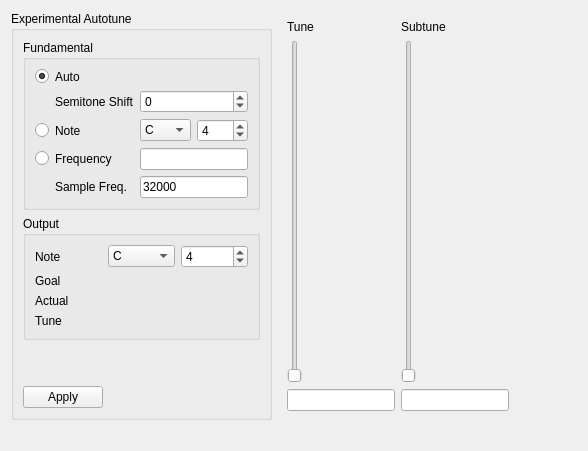
                       <widget class="QWidget" name="tuning_tab">
                        <attribute name="title">
                         <string>Tuning</string>
                        </attribute>
                        <layout class="QGridLayout" name="gridLayout_10">
                         <item row="1" column="1">
                          <widget class="QWidget" name="tune_control_box" native="true">
                           <layout class="QGridLayout" name="gridLayout_19">
                            <item row="0" column="1">
                             <widget class="QLabel" name="subtune_label">
                              <property name="text">
                               <string>Subtune</string>
                              </property>
                             </widget>
                            </item>
                            <item row="1" column="1">
                             <widget class="QSlider" name="subtune_slider">
                              <property name="maximum">
                               <number>255</number>
                              </property>
                              <property name="tracking">
                               <bool>false</bool>
                              </property>
                              <property name="orientation">
                               <enum>Qt::Vertical</enum>
                              </property>
                             </widget>
                            </item>
                            <item row="0" column="0">
                             <widget class="QLabel" name="tune_label">
                              <property name="text">
                               <string>Tune</string>
                              </property>
                             </widget>
                            </item>
                            <item row="1" column="0">
                             <widget class="QSlider" name="tune_slider">
                              <property name="maximum">
                               <number>255</number>
                              </property>
                              <property name="tracking">
                               <bool>false</bool>
                              </property>
                              <property name="orientation">
                               <enum>Qt::Vertical</enum>
                              </property>
                             </widget>
                            </item>
                            <item row="2" column="1">
                             <widget class="QLineEdit" name="subtune_setting"/>
                            </item>
                            <item row="2" column="0">
                             <widget class="QLineEdit" name="tune_setting"/>
                            </item>
                           </layout>
                          </widget>
                         </item>
                         <item row="3" column="3">
                          <widget class="QLabel" name="subtune_setting_label">
                           <property name="text">
                            <string/>
                           </property>
                          </widget>
                         </item>
                         <item row="3" column="2">
                          <widget class="QLabel" name="tune_setting_label">
                           <property name="text">
                            <string/>
                           </property>
                          </widget>
                         </item>
                         <item row="1" column="0">
                          <widget class="QGroupBox" name="tuning_box">
                           <property name="title">
                            <string>Experimental Autotune</string>
                           </property>
                           <layout class="QGridLayout" name="gridLayout_20">
                            <item row="0" column="0" colspan="3">
                             <widget class="QGroupBox" name="tuning_input_box">
                              <property name="title">
                               <string>Fundamental</string>
                              </property>
                              <layout class="QGridLayout" name="gridLayout_21">
                               <item row="2" column="2">
                                <widget class="QComboBox" name="tuning_manual_note">
                                 <item>
                                  <property name="text">
                                   <string>C</string>
                                  </property>
                                 </item>
                                 <item>
                                  <property name="text">
                                   <string>C#</string>
                                  </property>
                                 </item>
                                 <item>
                                  <property name="text">
                                   <string>D</string>
                                  </property>
                                 </item>
                                 <item>
                                  <property name="text">
                                   <string>D#</string>
                                  </property>
                                 </item>
                                 <item>
                                  <property name="text">
                                   <string>E</string>
                                  </property>
                                 </item>
                                 <item>
                                  <property name="text">
                                   <string>F</string>
                                  </property>
                                 </item>
                                 <item>
                                  <property name="text">
                                   <string>F#</string>
                                  </property>
                                 </item>
                                 <item>
                                  <property name="text">
                                   <string>G</string>
                                  </property>
                                 </item>
                                 <item>
                                  <property name="text">
                                   <string>G#</string>
                                  </property>
                                 </item>
                                 <item>
                                  <property name="text">
                                   <string>A</string>
                                  </property>
                                 </item>
                                 <item>
                                  <property name="text">
                                   <string>A#</string>
                                  </property>
                                 </item>
                                 <item>
                                  <property name="text">
                                   <string>B</string>
                                  </property>
                                 </item>
                                </widget>
                               </item>
                               <item row="3" column="0">
                                <widget class="QRadioButton" name="tuning_use_manual_freq">
                                 <property name="text">
                                  <string/>
                                 </property>
                                 <property name="checkable">
                                  <bool>true</bool>
                                 </property>
                                </widget>
                               </item>
                               <item row="2" column="1">
                                <widget class="QLabel" name="tuning_manual_note_label">
                                 <property name="text">
                                  <string>Note</string>
                                 </property>
                                </widget>
                               </item>
                               <item row="2" column="0">
                                <widget class="QRadioButton" name="tuning_use_manual_note">
                                 <property name="text">
                                  <string/>
                                 </property>
                                </widget>
                               </item>
                               <item row="3" column="1">
                                <widget class="QLabel" name="tuning_manual_freq_label">
                                 <property name="text">
                                  <string>Frequency</string>
                                 </property>
                                </widget>
                               </item>
                               <item row="2" column="3">
                                <widget class="QSpinBox" name="tuning_manual_octave">
                                 <property name="value">
                                  <number>4</number>
                                 </property>
                                </widget>
                               </item>
                               <item row="0" column="0">
                                <widget class="QRadioButton" name="tuning_use_auto_freq">
                                 <property name="text">
                                  <string/>
                                 </property>
                                 <property name="checked">
                                  <bool>true</bool>
                                 </property>
                                </widget>
                               </item>
                               <item row="4" column="2" colspan="2">
                                <widget class="QLineEdit" name="tuning_sample_freq">
                                 <property name="text">
                                  <string>32000</string>
                                 </property>
                                </widget>
                               </item>
                               <item row="3" column="2" colspan="2">
                                <widget class="QLineEdit" name="tuning_manual_freq"/>
                               </item>
                               <item row="0" column="1">
                                <widget class="QLabel" name="tuning_auto_label">
                                 <property name="text">
                                  <string>Auto</string>
                                 </property>
                                </widget>
                               </item>
                               <item row="0" column="2" colspan="2">
                                <widget class="QLabel" name="tuning_auto_freq">
                                 <property name="sizePolicy">
                                  <sizepolicy hsizetype="Minimum" vsizetype="Preferred">
                                   <horstretch>0</horstretch>
                                   <verstretch>0</verstretch>
                                  </sizepolicy>
                                 </property>
                                 <property name="minimumSize">
                                  <size>
                                   <width>70</width>
                                   <height>0</height>
                                  </size>
                                 </property>
                                 <property name="text">
                                  <string/>
                                 </property>
                                </widget>
                               </item>
                               <item row="4" column="1">
                                <widget class="QLabel" name="tuning_sample_freq_label">
                                 <property name="text">
                                  <string>Sample Freq.</string>
                                 </property>
                                </widget>
                               </item>
                               <item row="1" column="2" colspan="2">
                                <widget class="QSpinBox" name="tuning_semitone_shift">
                                 <property name="minimum">
                                  <number>-99</number>
                                 </property>
                                </widget>
                               </item>
                               <item row="1" column="1">
                                <widget class="QLabel" name="tuning_semitone_shift_label">
                                 <property name="text">
                                  <string>Semitone Shift</string>
                                 </property>
                                </widget>
                               </item>
                              </layout>
                             </widget>
                            </item>
                            <item row="7" column="0">
                             <widget class="QPushButton" name="apply_suggested_tune">
                              <property name="text">
                               <string>Apply</string>
                              </property>
                             </widget>
                            </item>
                            <item row="6" column="0">
                             <spacer name="verticalSpacer_7">
                              <property name="orientation">
                               <enum>Qt::Vertical</enum>
                              </property>
                              <property name="sizeHint" stdset="0">
                               <size>
                                <width>20</width>
                                <height>40</height>
                               </size>
                              </property>
                             </spacer>
                            </item>
                            <item row="1" column="0" colspan="3">
                             <widget class="QGroupBox" name="tuning_output_box">
                              <property name="title">
                               <string>Output</string>
                              </property>
                              <layout class="QGridLayout" name="gridLayout_22">
                               <item row="1" column="0">
                                <widget class="QLabel" name="tuning_goal_freq_label">
                                 <property name="text">
                                  <string>Goal</string>
                                 </property>
                                </widget>
                               </item>
                               <item row="2" column="0">
                                <widget class="QLabel" name="tuning_recommended_pitch_label">
                                 <property name="text">
                                  <string>Actual</string>
                                 </property>
                                </widget>
                               </item>
                               <item row="0" column="0">
                                <widget class="QLabel" name="tuning_output_note_label">
                                 <property name="toolTip">
                                  <string>Note that plays when an MML C4 is played</string>
                                 </property>
                                 <property name="text">
                                  <string>Note</string>
                                 </property>
                                </widget>
                               </item>
                               <item row="2" column="1" colspan="2">
                                <widget class="QLabel" name="tuning_recommended_pitch">
                                 <property name="text">
                                  <string/>
                                 </property>
                                </widget>
                               </item>
                               <item row="3" column="1" colspan="2">
                                <widget class="QLabel" name="tuning_recommendation">
                                 <property name="sizePolicy">
                                  <sizepolicy hsizetype="Minimum" vsizetype="Preferred">
                                   <horstretch>0</horstretch>
                                   <verstretch>0</verstretch>
                                  </sizepolicy>
                                 </property>
                                 <property name="minimumSize">
                                  <size>
                                   <width>70</width>
                                   <height>0</height>
                                  </size>
                                 </property>
                                 <property name="text">
                                  <string/>
                                 </property>
                                </widget>
                               </item>
                               <item row="3" column="0">
                                <widget class="QLabel" name="tuning_recommendation_label">
                                 <property name="text">
                                  <string>Tune</string>
                                 </property>
                                </widget>
                               </item>
                               <item row="1" column="1" colspan="2">
                                <widget class="QLabel" name="tuning_goal_freq">
                                 <property name="text">
                                  <string/>
                                 </property>
                                </widget>
                               </item>
                               <item row="0" column="2">
                                <widget class="QSpinBox" name="tuning_output_octave">
                                 <property name="minimum">
                                  <number>0</number>
                                 </property>
                                 <property name="maximum">
                                  <number>99</number>
                                 </property>
                                 <property name="value">
                                  <number>4</number>
                                 </property>
                                </widget>
                               </item>
                               <item row="0" column="1">
                                <widget class="QComboBox" name="tuning_output_note">
                                 <item>
                                  <property name="text">
                                   <string>C</string>
                                  </property>
                                 </item>
                                 <item>
                                  <property name="text">
                                   <string>C#</string>
                                  </property>
                                 </item>
                                 <item>
                                  <property name="text">
                                   <string>D</string>
                                  </property>
                                 </item>
                                 <item>
                                  <property name="text">
                                   <string>D#</string>
                                  </property>
                                 </item>
                                 <item>
                                  <property name="text">
                                   <string>E</string>
                                  </property>
                                 </item>
                                 <item>
                                  <property name="text">
                                   <string>F</string>
                                  </property>
                                 </item>
                                 <item>
                                  <property name="text">
                                   <string>F#</string>
                                  </property>
                                 </item>
                                 <item>
                                  <property name="text">
                                   <string>G</string>
                                  </property>
                                 </item>
                                 <item>
                                  <property name="text">
                                   <string>G#</string>
                                  </property>
                                 </item>
                                 <item>
                                  <property name="text">
                                   <string>A</string>
                                  </property>
                                 </item>
                                 <item>
                                  <property name="text">
                                   <string>A#</string>
                                  </property>
                                 </item>
                                 <item>
                                  <property name="text">
                                   <string>B</string>
                                  </property>
                                 </item>
                                </widget>
                               </item>
                              </layout>
                             </widget>
                            </item>
                           </layout>
                          </widget>
                         </item>
                         <item row="1" column="2">
                          <spacer name="horizontalSpacer_5">
                           <property name="orientation">
                            <enum>Qt::Horizontal</enum>
                           </property>
                           <property name="sizeHint" stdset="0">
                            <size>
                             <width>40</width>
                             <height>20</height>
                            </size>
                           </property>
                          </spacer>
                         </item>
                        </layout>
                       </widget>
